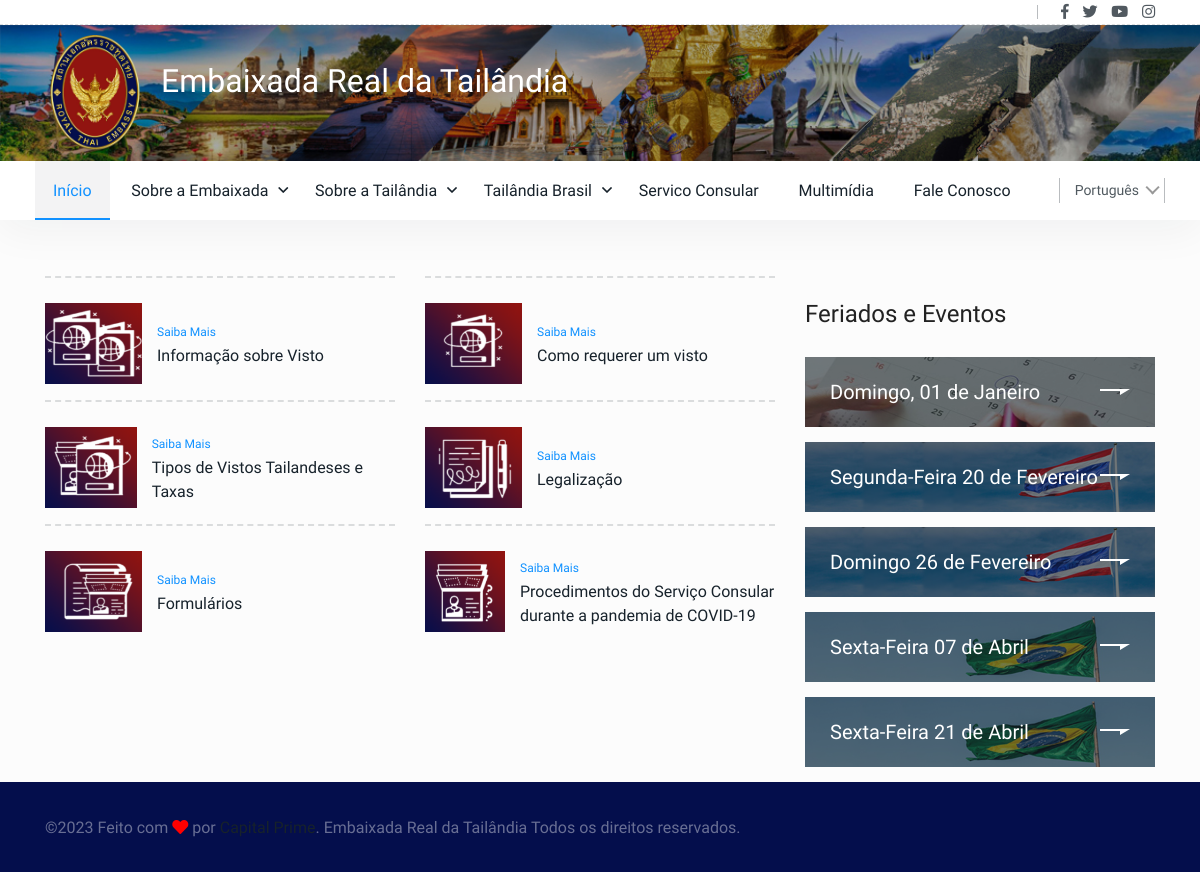
The page / on the database its author committed.
### tables this page shows
CREATE TABLE `tbl_servicos_consular` (
  `id` int(11) NOT NULL,
  `titulo` varchar(250) DEFAULT NULL,
  `titulo_en` varchar(255) DEFAULT NULL,
  `titulo_th` varchar(255) DEFAULT NULL,
  `descricao` text DEFAULT NULL,
  `descricao_en` text DEFAULT NULL,
  `descricao_th` text DEFAULT NULL,
  `id_cat` int(11) DEFAULT NULL,
  `meta_title` text DEFAULT NULL,
  `meta_keywords` text DEFAULT NULL,
  `meta_description` text DEFAULT NULL,
  `foto` varchar(250) DEFAULT NULL,
  `url_amigavel` varchar(255) DEFAULT NULL
);

CREATE TABLE `tbl_eventos` (
  `id` int(11) NOT NULL,
  `titulo` varchar(250) DEFAULT NULL,
  `titulo_en` varchar(255) DEFAULT NULL,
  `titulo_th` varchar(255) DEFAULT NULL,
  `descricao` text DEFAULT NULL,
  `descricao_en` text DEFAULT NULL,
  `descricao_th` text DEFAULT NULL,
  `data` date DEFAULT NULL,
  `meta_title` text DEFAULT NULL,
  `meta_keywords` text DEFAULT NULL,
  `meta_description` text DEFAULT NULL,
  `foto` varchar(250) DEFAULT NULL,
  `url_amigavel` varchar(255) DEFAULT NULL
);

### lang/lang.pt.php (called while the page is built, shortened)
<?php
$lang = array();
$lang['USUARIO'] = 'Usuário';
$lang['SENHA'] = 'Senha';
$lang['INFO'] = 'Informe seu usuário e senha para acessar o painel de administração.';
$lang['PAINEL'] = 'Painel de Controle';
$lang['CADASTROS'] = 'Cadastros';
$lang['PRINCIPAL'] = 'Pricipal';
$lang['AGENDAMENTO'] = 'Agendamento';
$lang['AGENDAMENTO_TITULO'] = 'Agendamento de Serviços Consulares';
$lang['OLA'] = 'Olá';
$lang['MOSTRAR'] = 'Mostrar';
$lang['ADICIONAR'] = 'Adicionar';
$lang['DATA'] = 'Data';
$lang['HORA'] = 'Hora';
$lang['STATUS'] = 'Status';
$lang['ACOES'] = 'Ações';
$lang['ATIVO'] = 'Ativo';
$lang['INATIVO'] = 'Inativo';
$lang['SOLICITANTES'] = 'Solicitantes';
$lang['TIPO_SERVICOS'] = 'Tipo de Serviços';
$lang['USUARIOS'] = 'Usuários';
$lang['ADICIONAR_USUARIO'] = 'Adicionar Usuário';
$lang['EDITAR_USUARIO'] = 'Editar Usuário';
$lang['EDITAR AGENDAMENTO'] = 'Editar Agendamento';
$lang['NEWSLETTERS'] = 'Newsletters';
$lang['CONFIGURACAO_SITE'] = 'Configurações do Site';
$lang['BANNERS'] = 'Banners';
$lang['TEXTOS'] = 'Textos';
$lang['BLOG'] = 'Blog';
$lang['SOLUCOES'] = 'Soluções';
$lang['CONFIGURACOES'] = 'Configurações';
$lang['EXTRA'] = 'Extra';
$lang['FEITO_POR'] = 'Feito com';
$lang['POR'] = 'por';
$lang['DIREITOS'] = 'Todos os direitos reservados';
$lang['PARA_EMBAIXADA'] = 'Embaixada Real da Tailândia';
$lang['LISTAR_ITENS'] = 'Listar Itens';
$lang['BTN_ACESSAR'] = 'Acessar';
$lang['CANCELAR'] = 'Cancelar';
$lang['SAIR'] = 'Sair';
$lang['SALVAR'] = 'Salvar';
$lang['SAIBA_MAIS'] = 'Saiba Mais';
$lang['NOME'] = 'Nome Completo';
$lang['NACIONALIDADE'] = 'Nacionalidade';
$lang['TELEFONE'] = 'Telefone';
$lang['EMAIL'] = 'E-mail';
$lang['CAMPO_OBRIGATORIO'] = 'Campos de preenchimento obrigatório.';
$lang['REAGENDAMENTOS'] = 'Qtd. de Reagendamento';
$lang['ARQUIVO'] = 'Arquivo';
$lang['DIAS_ATENDIMENTO'] = 'Dias de Atendimento';
$lang['HORAS_ATENDIMENTO'] = 'Horas de Atendimento';
$lang['INICIO'] = 'Início';
$lang['SOBRE_EMBAIXADA'] = 'Sobre a Embaixada';
$lang['SOBRE_TAILANDIA'] = 'Sobre a Tailândia';
$lang['TAILANDIA_BRASIL'] = 'Tailândia Brasil';
$lang['SERVICO_CONSULAR'] = 'Servico Consular';
$lang['MULTIMIDIA'] = 'Multimídia';
$lang['CONTATO'] = 'Fale Conosco';
$lang['EQUIPE'] = 'Lista da Embaixada Equipe';
$lang['TIME'] = 'Time da Tailândia';

### Connection/con-pdo.php (called while the page is built, shortened)
<?php
$conInstanciada = '';
if(empty($conInstanciada)) {
	class Conexao {
		private static $pdo;
		public static function getInstance() {
		if (!isset(self::$pdo)) {
		 try {
		  $opcoes = array(PDO::MYSQL_ATTR_INIT_COMMAND => 'SET NAMES utf8', PDO::ATTR_PERSISTENT => TRUE);
		  self::$pdo = new PDO("mysql:host=" . HOST . "; dbname=" . DBNAME . "; charset=" . CHARSET . ";", USER, PASSWORD, $opcoes);
		  self::$pdo->setAttribute(PDO::ATTR_ERRMODE, PDO::ERRMODE_EXCEPTION);
		 } catch (PDOException $e) {
		  print "Erro: " . $e->getMessage();
		 }
		}
		return self::$pdo;
		}
	}
}

### Class/servicos.class.php (called while the page is built, shortened)
<?php
$ServicosInstanciada = '';
if(empty($ServicosInstanciada)) {
	if(file_exists('Connection/conexao.php')) {
		require_once('Connection/con-pdo.php');
	} else {
		require_once('../Connection/con-pdo.php');
		require_once('../funcoes.php');
	}
	class Servicos {
		private $pdo = null;
		private static $Servicos = null;
		private function __construct($conexao){
			$this->pdo = $conexao;
		}
		public static function getInstance($conexao){
			if (!isset(self::$Servicos)):
				self::$Servicos = new Servicos($conexao);
			endif;
			return self::$Servicos;
		}
		function rsDados($id='', $orderBy='', $limite='', $idCat='', $idDiferente='', $url_amigavel='') {
			$nCampos = 0;
			$sql = '';
			$sqlOrdem = '';
			$sqlLimite = '';
			try{
				$sql = "SELECT * FROM tbl_servicos_consular where 1=1 $sql $sqlOrdem $sqlLimite";
				$stm = $this->pdo->prepare($sql);
				for($i=1; $i<=$nCampos; $i++) {
					$stm->bindValue($i, $campo[$i]);
				}
				$stm->execute();
				$rsDados = $stm->fetchAll(PDO::FETCH_OBJ);
				if($id <> '' or $limite == 1) {
					return($rsDados[0]);
				} else {
					return($rsDados);
				}
			} catch(PDOException $erro){
				echo $erro->getMessage();
			}
		}
	}
}

### includes.php (called while the page is built, shortened)
<?php
include "Class/servicos.class.php";
$servicos = Servicos::getInstance(Conexao::getInstance());
include "Class/eventos.class.php";
$eventos = Eventos::getInstance(Conexao::getInstance());
?>

### Class/eventos.class.php (called while the page is built, shortened)
<?php
$EventosInstanciada = '';
if(empty($EventosInstanciada)) {
	if(file_exists('Connection/conexao.php')) {
		require_once('Connection/con-pdo.php');
	} else {
		require_once('../Connection/con-pdo.php');
		require_once('../funcoes.php');
	}
	class Eventos {
		private $pdo = null;
		private static $Eventos = null;
		private function __construct($conexao){
			$this->pdo = $conexao;
		}
		public static function getInstance($conexao){
			if (!isset(self::$Eventos)):
				self::$Eventos = new Eventos($conexao);
			endif;
			return self::$Eventos;
		}
		function rsDados($id='', $orderBy='', $limite='', $idCat='') {
			$nCampos = 0;
			$sql = '';
			$sqlOrdem = '';
			$sqlLimite = '';
			try{
				$sql = "SELECT * FROM tbl_eventos where 1=1 $sql $sqlOrdem $sqlLimite";
				$stm = $this->pdo->prepare($sql);
				for($i=1; $i<=$nCampos; $i++) {
					$stm->bindValue($i, $campo[$i]);
				}
				$stm->execute();
				$rsDados = $stm->fetchAll(PDO::FETCH_OBJ);
				if($id <> '' or $limite == 1) {
					return($rsDados[0]);
				} else {
					return($rsDados);
				}
			} catch(PDOException $erro){
				echo $erro->getMessage();
			}
		}
	}
}

### index.php (the view, shortened to what this page needs)
<?php
include "includes.php";
$puxaServicos = $servicos->rsDados();
$puxaEventos = $eventos->rsDados();
include "header.php";
?>
<section class="trending-news-area">
    <div class="container">
        <div class="row">
            <div class="col-lg-8">
                <div class="row">
                <?php foreach ($puxaServicos as $itemServicos) {
                    if($_SESSION['lang']=== 'en'){
                        $titulo = $itemServicos->titulo_en;
                    }
                    elseif($_SESSION['lang']==='th') {
                        $titulo = $itemServicos->titulo_th;
                    }
                    else
                    {
                        $titulo = $itemServicos->titulo;
                    }
                    ?>
                    <div class="col-lg-6 col-md-6">
                        <div class="trending-news-post-items">
                            <div class="gallery_item">
                                <div class="gallery_item_thumb">
                                    <img class="icon-service" src="<?php echo SITE_URL?>/img/<?php echo $itemServicos->foto?>" alt="gallery">
                                </div>
                                <div class="gallery_item_content">
                                    <div class="post-meta">
                                        <div class="meta-categories">
                                            <a href="#"><?php echo $lang['SAIBA_MAIS']?></a>
                                        </div>
                                    </div>
                                    <h4 class="title"><a href="<?php echo SITE_URL?>/servico-consular/<?php echo $itemServicos->url_amigavel?>"><?php echo $titulo?></a>
                                    </h4>
                                </div>
                            </div>
                        </div>
                    </div>
                    <?php }?>
                </div>
            </div>
            <div class="col-lg-4">
                <div class="Categories-post mt-40">
                    <div class="section-title d-flex justify-content-between align-items-center">
                        <h3 class="title"><?php echo $lang['EVENTOS']?></h3>
                    </div>
                    <div class="Categories-item">
                   <?php foreach ($puxaEventos as $itemEvento) {
                    if($_SESSION['lang']=== 'en'){
                        $titulo = $itemEvento->titulo_en;
                    }
                    elseif($_SESSION['lang']==='th') {
                        $titulo = $itemEvento->titulo_th;
                    }
                    else
                    {
                        $titulo = $itemEvento->titulo;
                    }
                    ?>
                    <div class="item">
                            <img src="<?php echo SITE_URL?>/img/<?php echo $itemEvento->foto;?>" alt="categories">
                            <div class="Categories-content">
                                <a href="<?php echo SITE_URL?>/<?php echo $itemEvento->url_amigavel?>">
                                    <span><?php echo $titulo;?></span>
                                    <img src="<?php echo SITE_URL?>/images/arrow.svg" alt="">
                                </a>
                            </div>
                        </div>
                        <?php }?>
                    </div>
                </div>
            </div>
        </div>
    </div>
</section>
<?php include "footer.php";?>

### header.php (shortened to what this page needs)
<!doctype html>
<html lang="pt-br">
<head>
    <link rel="stylesheet" href="<?php echo SITE_URL?>/css/bootstrap.min.css">
    <link rel="stylesheet" href="<?php echo SITE_URL?>/css/font-awesome.min.css">
    <link rel="stylesheet" href="<?php echo SITE_URL?>/css/magnific-popup.css">
    <link rel="stylesheet" href="<?php echo SITE_URL?>/css/nice-select.css">
    <link rel="stylesheet" href="<?php echo SITE_URL?>/css/slick.css">
    <link rel="stylesheet" href="<?php echo SITE_URL?>/css/stellarnav.css">
    <link rel="stylesheet" href="<?php echo SITE_URL?>/css/default.css">
    <link rel="stylesheet" href="<?php echo SITE_URL?>/css/style.css">
</head>
<body class="home-1-bg">
    <header class="header-area">
        <div class="header-topbar">
            <div class="container">
                <div class="row align-items-center">
                    <div class="col-lg-4">
                        <div class="topbar-social d-flex align-items-center">
                            <div class="social">
                                <ul>
                                    <li><a href="#"><i class="fab fa-facebook-f"></i></a></li>
                                    <li><a href="#"><i class="fab fa-twitter"></i></a></li>
                                    <li><a href="#"><i class="fab fa-youtube"></i></a></li>
                                    <li><a href="#"><i class="fab fa-instagram"></i></a></li>
                                </ul>
                            </div>
                        </div>
                    </div>
                </div>
            </div>
        </div>
        <div class="header-centerbar">
            <div class="container">
                <div class="row align-items-center">
                    <div class="col-lg-8">
                        <div class="logo">
                            <a href="index.html">
                                <img src="<?php echo SITE_URL?>/images/logo-p.png" width="100" alt="">
                            </a>
                            <h2 class="header-text-logo"><?php echo $lang['PARA_EMBAIXADA']?></h2>
                        </div>
                    </div>
                </div>
            </div>
        </div>
        <div class="header-menubar">
            <div class="container">
                <div class="row align-items-center" style="margin-right: -25px !important; margin-left: -25px !important;">
                    <div class="col-lg-11 col-sm-3 col-11">
                        <div class="header-menu">
                            <div class="stellarnav">
                                <ul>
                                    <li><a class="active" href=""><?php echo $lang['INICIO']?></a>
                                    </li>
                                    <li><a href="#"><?php echo $lang['SOBRE_EMBAIXADA']?></a>
                                    </li>
                                    <li><a href=""><?php echo $lang['SOBRE_TAILANDIA']?></a>
                                    </li>
                                    <li><a href=""><?php echo $lang['TAILANDIA_BRASIL']?></a>
                                    </li>
                                    <li><a href="#"><?php echo $lang['SERVICO_CONSULAR']?></a></li>
                                    <li><a href="#"><?php echo $lang['MULTIMIDIA']?></a></li>
                                    <li><a href="#"><?php echo $lang['CONTATO']?></a></li>
                                </ul>
                            </div>
                        </div>
                    </div>
                    <div class="col-lg-1 col-sm-9 col-1">
                        <div class="header-menu-rightbar">
                            <div class="nice-select-item">
                            </div>
                        </div>
                    </div>
                </div>
            </div>
        </div>
    </header>

### footer.php (shortened to what this page needs)
<div class="footer-copyright">
    <div class="container">
        <div class="row">
            <div class="col-lg-12">
                <div class="copyright-item d-block d-md-flex justify-content-between align-items-center">
                    <p>©<?php echo date('Y');?> <?php echo $lang['FEITO_POR']?> <i class="fa fa-heart fa-beat" style="color: red;"></i> <?php echo $lang['POR']?> <span><a href="#" target="_blank">Capital Prime</a></span>. <?php echo $lang['PARA_EMBAIXADA']?> <?php echo $lang['DIREITOS']?>.</p>
                </div>
            </div>
        </div>
    </div>
</div>
</body>
</html>

### css/stellarnav.css (style rules this page uses)
.stellarnav { position: relative; width: 100%; z-index: 990; line-height: normal; }
.stellarnav a { color: #777; }
.stellarnav ul { margin: 0; padding: 0; text-align: left; }
.stellarnav li { list-style: none; display: block; margin: 0; padding: 0; position: relative; line-height: normal; vertical-align: middle; }
.stellarnav li a { padding: 15px; display: block; text-decoration: none; color: #777; font-size: inherit; font-family: inherit; box-sizing: border-box; -webkit-transition: all .3s ease-out; -moz-transition: all .3s ease-out; transition: all .3s ease-out; }
.stellarnav > ul > li { display: inline-block; }
.stellarnav > ul > li > a { padding: 20px 18px; }
.stellarnav > ul > li > a.active,.stellarnav > ul > li > a:hover { z-index: 10; color: #1091FF; background: #F3F3F4; }
.stellarnav > ul > li > a:hover::before, .stellarnav > ul > li > a.active::before { width: 100%; }
.stellarnav > ul > li > a::before { position: absolute; content: ''; left: 0; bottom: 0; height: 2px; width: 0%; background: #1091FF; z-index: -1; transition: all linear 0.3s; z-index: 1; }
.stellarnav.light { background: rgba(255, 255, 255, 0); }
.stellarnav.light a { color: #000; }
.stellarnav.light li a { color: #17222B; font-size: 16px; font-weight: 400; }
.stellarnav li.has-sub > a:after { content: "\f107"; font-family: 'Font Awesome 5 Pro'; margin-left: 10px; display: inline-block; }
.stellarnav.desktop li.has-sub a { padding-right: 5px; }

### css/default.css (style rules this page uses)
.mt-40 { margin-top: 40px; }

### rows shown on the page
tbl_servicos_consular: foto (picture), titulo "Informação sobre Visto"
tbl_servicos_consular: foto (picture), titulo "Como requerer um visto"
tbl_servicos_consular: foto (picture), titulo "Tipos de Vistos Tailandeses e Taxas"
tbl_servicos_consular: foto (picture), titulo "Legalização"
tbl_servicos_consular: foto (picture), titulo "Formulários"
tbl_servicos_consular: foto (picture), titulo "Procedimentos do Serviço Consular durante a pandemia de COVID-19"
tbl_eventos: foto (picture), titulo "Domingo, 01 de Janeiro"
tbl_eventos: foto (picture), titulo "Segunda-Feira 20 de Fevereiro"
tbl_eventos: foto (picture), titulo "Domingo 26 de Fevereiro"
tbl_eventos: foto (picture), titulo "Sexta-Feira 07 de Abril"
tbl_eventos: foto (picture), titulo "Sexta-Feira 21 de Abril"

### other values the page prints
$lang['PARA_EMBAIXADA'] "Embaixada Real da Tailândia"
$lang['INICIO'] "Início"
$lang['SOBRE_EMBAIXADA'] "Sobre a Embaixada"
$lang['SOBRE_TAILANDIA'] "Sobre a Tailândia"
$lang['TAILANDIA_BRASIL'] "Tailândia Brasil"
$lang['SERVICO_CONSULAR'] "Servico Consular"
$lang['MULTIMIDIA'] "Multimídia"
$lang['CONTATO'] "Fale Conosco"
$lang['EVENTOS'] "Feriados e Eventos"
$lang['FEITO_POR'] "Feito com"
$lang['POR'] "por"
$lang['DIREITOS'] "Todos os direitos reservados"
